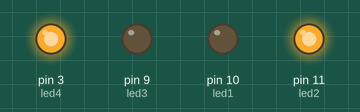
Simulated run of this sketch. Board: Arduino Uno, built with avr-gcc and run on an emulated ATmega328P. Parts: output pins drawn as LEDs (lit = HIGH).

Above: at 0.6 s.
At 13.0 s:
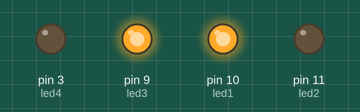
Timing chart, 0 to 15.1 s (numbered marks = the images above):
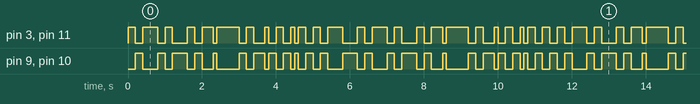

The sketch:

no_music_jingle_LEDs.ino
```cpp
int led1 = 10;
int led2 = 11;
int led3 = 9;
int led4 = 3; //here we declare which Lilypad Pins have our LEDs attached

boolean ledPattern = true; //this will start the tunes playing

int beat[] = {4,4,8,4,4,8,4,4,6,2,12,4,4,6,2,4,4,4,2,2,4,4,4,4,8,8,4,4,8,4,4,8,4,4,6,2,12,4,4,6,2,4,4,4,2,2,4,4,4,4,20};
// with beat[] we are writing how long each LED is on for. This is an "array" of integers (int s)
const int beatLength = 50; //Changes how fast or slow the LEDs flash

void setup() { // put your setup code here, to run once

  pinMode(led1, OUTPUT);
  pinMode(led2, OUTPUT);
  pinMode(led3, OUTPUT);
  pinMode(led4, OUTPUT); //here we tell the Lilypad that each Pin will be an output

}

void loop() { // put your main code here, to run repeatedly:

  for (int i = 0; i < 50; i ++) { //we're going to run the "for" loop 50 times (the length of the song)
    alternateLEDs(); //this is our own function that we will write below - it makes the LEDs alternate
    delay(beat[i] * beatLength); //create a delay (in milliseconds) of the length of each beat
  }

}

void alternateLEDs() { //this is our own function that makes the LEDs alternate
  if (ledPattern) { //if "ledPattern" is "true"
    digitalWrite(led1, LOW);
    digitalWrite(led2, HIGH); //this is how you turn an LED on
    digitalWrite(led3, LOW);
    digitalWrite(led4, HIGH); //make some LEDs on and some off
    ledPattern = false; //make it do the opposite next time
  } else {
    digitalWrite(led1, HIGH);
    digitalWrite(led2, LOW);
    digitalWrite(led3, HIGH);
    digitalWrite(led4, LOW);
    ledPattern = true; //make it do the opposite next time
  }
}
```

Measured:
- by itself, pin 3 (led4), pin 9 (led3), pin 10 (led1), pin 11 (led2): moves between LOW and HIGH, repeating every 11.6 s
- by itself, everything shown: repeats every 11.6 s, in 50 steps
